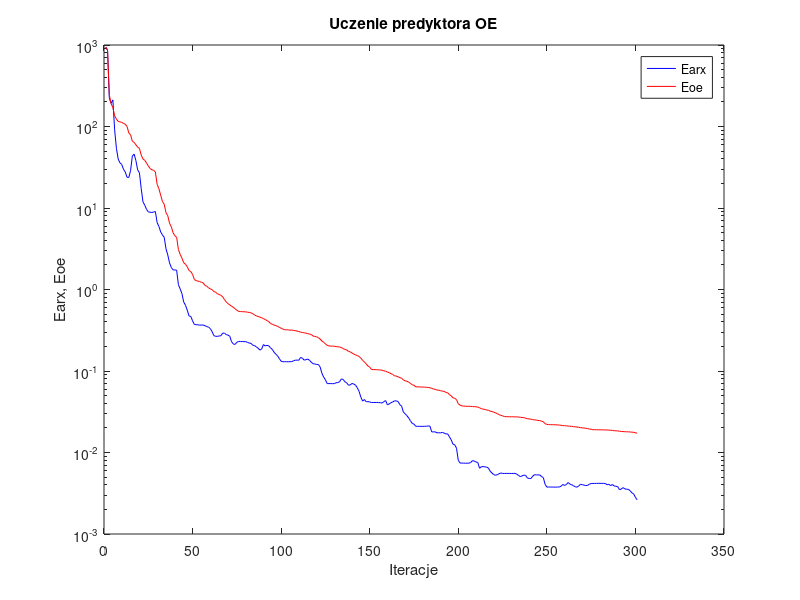
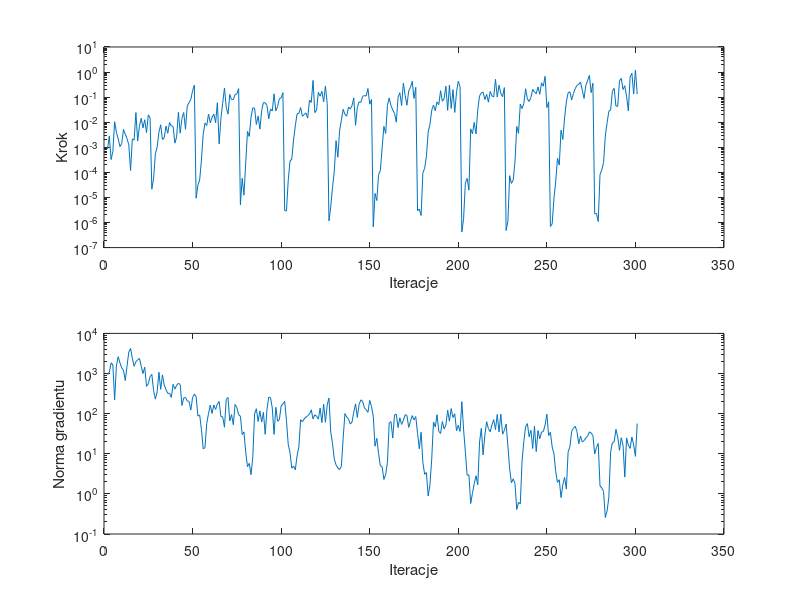

MATLAB code to generate these figures, in order:
%uczenie predyktora oe
clear all;
n=0; farx(n+1)=9.437492e+002; foe(n+1)=9.434389e+002; wspucz(n+1)=0.000000e+000; ng(n+1)=0.000000e+000;
%odnowa zmiennej metryki
n=1; farx(n+1)=8.599896e+002; foe(n+1)=8.716626e+002; krok(n+1)=8.567570e-004; ng(n+1)=9.403270e+002;
n=2; farx(n+1)=2.230778e+002; foe(n+1)=2.454680e+002; krok(n+1)=2.849598e-003; ng(n+1)=1.060379e+003;
n=3; farx(n+1)=1.925798e+002; foe(n+1)=1.898113e+002; krok(n+1)=3.233551e-004; ng(n+1)=1.856833e+003;
n=4; farx(n+1)=2.120154e+002; foe(n+1)=1.710901e+002; krok(n+1)=6.791933e-004; ng(n+1)=1.633774e+003;
n=5; farx(n+1)=9.123208e+001; foe(n+1)=1.355086e+002; krok(n+1)=1.042882e-002; ng(n+1)=2.218770e+002;
n=6; farx(n+1)=5.411131e+001; foe(n+1)=1.233301e+002; krok(n+1)=3.968558e-003; ng(n+1)=1.539431e+003;
n=7; farx(n+1)=3.994201e+001; foe(n+1)=1.153979e+002; krok(n+1)=2.168031e-003; ng(n+1)=2.624824e+003;
n=8; farx(n+1)=3.583960e+001; foe(n+1)=1.138816e+002; krok(n+1)=1.066758e-003; ng(n+1)=1.842073e+003;
n=9; farx(n+1)=3.428057e+001; foe(n+1)=1.125816e+002; krok(n+1)=1.406933e-003; ng(n+1)=1.381734e+003;
n=10; farx(n+1)=2.987164e+001; foe(n+1)=1.091646e+002; krok(n+1)=5.167850e-003; ng(n+1)=1.200996e+003;
n=11; farx(n+1)=2.766949e+001; foe(n+1)=1.065827e+002; krok(n+1)=3.334617e-003; ng(n+1)=6.693781e+002;
n=12; farx(n+1)=2.383992e+001; foe(n+1)=1.002654e+002; krok(n+1)=2.224854e-003; ng(n+1)=1.532482e+003;
n=13; farx(n+1)=2.370806e+001; foe(n+1)=8.339139e+001; krok(n+1)=1.244450e-003; ng(n+1)=3.435408e+003;
n=14; farx(n+1)=2.876938e+001; foe(n+1)=7.913166e+001; krok(n+1)=1.191796e-004; ng(n+1)=4.223692e+003;
n=15; farx(n+1)=4.337577e+001; foe(n+1)=6.587911e+001; krok(n+1)=2.156451e-003; ng(n+1)=2.396664e+003;
n=16; farx(n+1)=4.587978e+001; foe(n+1)=6.392675e+001; krok(n+1)=1.934772e-003; ng(n+1)=1.514784e+003;
n=17; farx(n+1)=3.819540e+001; foe(n+1)=5.966500e+001; krok(n+1)=2.421456e-002; ng(n+1)=1.969734e+003;
n=18; farx(n+1)=2.931821e+001; foe(n+1)=5.568350e+001; krok(n+1)=1.775201e-003; ng(n+1)=2.195469e+003;
n=19; farx(n+1)=2.703164e+001; foe(n+1)=5.395233e+001; krok(n+1)=6.963555e-003; ng(n+1)=2.389095e+003;
n=20; farx(n+1)=1.733232e+001; foe(n+1)=4.472475e+001; krok(n+1)=1.432736e-002; ng(n+1)=1.521400e+003;
n=21; farx(n+1)=1.190210e+001; foe(n+1)=3.993966e+001; krok(n+1)=5.915258e-003; ng(n+1)=9.995165e+002;
n=22; farx(n+1)=1.083279e+001; foe(n+1)=3.846377e+001; krok(n+1)=1.254679e-002; ng(n+1)=1.435223e+003;
n=23; farx(n+1)=9.626717e+000; foe(n+1)=3.572150e+001; krok(n+1)=3.856372e-003; ng(n+1)=4.783058e+002;
n=24; farx(n+1)=8.972581e+000; foe(n+1)=3.292283e+001; krok(n+1)=1.966568e-002; ng(n+1)=5.562718e+002;
n=25; farx(n+1)=8.888102e+000; foe(n+1)=3.054733e+001; krok(n+1)=1.511671e-002; ng(n+1)=8.390918e+002;
%odnowa zmiennej metryki
n=26; farx(n+1)=8.802616e+000; foe(n+1)=2.945169e+001; krok(n+1)=2.139878e-005; ng(n+1)=9.526323e+002;
n=27; farx(n+1)=8.936217e+000; foe(n+1)=2.905878e+001; krok(n+1)=5.911806e-005; ng(n+1)=3.766968e+002;
n=28; farx(n+1)=9.044598e+000; foe(n+1)=2.765511e+001; krok(n+1)=5.465324e-004; ng(n+1)=2.296701e+002;
n=29; farx(n+1)=6.599681e+000; foe(n+1)=1.947165e+001; krok(n+1)=1.025539e-003; ng(n+1)=3.485453e+002;
n=30; farx(n+1)=5.938787e+000; foe(n+1)=1.726599e+001; krok(n+1)=3.937497e-003; ng(n+1)=1.077045e+003;
n=31; farx(n+1)=5.083740e+000; foe(n+1)=1.434473e+001; krok(n+1)=7.883344e-003; ng(n+1)=4.030024e+002;
n=32; farx(n+1)=4.677948e+000; foe(n+1)=1.198269e+001; krok(n+1)=2.043687e-003; ng(n+1)=9.210505e+002;
n=33; farx(n+1)=4.364669e+000; foe(n+1)=1.109812e+001; krok(n+1)=2.415320e-003; ng(n+1)=5.164396e+002;
n=34; farx(n+1)=3.155213e+000; foe(n+1)=8.751103e+000; krok(n+1)=6.956269e-003; ng(n+1)=3.981350e+002;
n=35; farx(n+1)=2.655368e+000; foe(n+1)=8.040491e+000; krok(n+1)=3.621201e-003; ng(n+1)=3.189121e+002;
n=36; farx(n+1)=2.120238e+000; foe(n+1)=6.513609e+000; krok(n+1)=9.659422e-003; ng(n+1)=3.227588e+002;
n=37; farx(n+1)=1.863272e+000; foe(n+1)=5.881535e+000; krok(n+1)=7.088910e-003; ng(n+1)=2.537568e+002;
n=38; farx(n+1)=1.740554e+000; foe(n+1)=4.969361e+000; krok(n+1)=6.854056e-003; ng(n+1)=5.367396e+002;
n=39; farx(n+1)=1.736881e+000; foe(n+1)=4.566371e+000; krok(n+1)=1.463096e-003; ng(n+1)=4.098489e+002;
n=40; farx(n+1)=1.728867e+000; foe(n+1)=4.369570e+000; krok(n+1)=2.600344e-003; ng(n+1)=5.055666e+002;
n=41; farx(n+1)=1.144975e+000; foe(n+1)=3.099742e+000; krok(n+1)=2.477353e-002; ng(n+1)=5.728944e+002;
n=42; farx(n+1)=1.016034e+000; foe(n+1)=2.702476e+000; krok(n+1)=3.671029e-003; ng(n+1)=5.336917e+002;
n=43; farx(n+1)=8.898874e-001; foe(n+1)=2.420819e+000; krok(n+1)=1.417782e-002; ng(n+1)=1.599654e+002;
n=44; farx(n+1)=7.009552e-001; foe(n+1)=2.129958e+000; krok(n+1)=2.426108e-002; ng(n+1)=2.461703e+002;
n=45; farx(n+1)=6.398605e-001; foe(n+1)=2.044051e+000; krok(n+1)=5.242823e-003; ng(n+1)=2.530226e+002;
n=46; farx(n+1)=5.580042e-001; foe(n+1)=1.898769e+000; krok(n+1)=4.486711e-002; ng(n+1)=2.062343e+002;
n=47; farx(n+1)=4.736472e-001; foe(n+1)=1.707490e+000; krok(n+1)=6.021814e-002; ng(n+1)=2.030053e+002;
n=48; farx(n+1)=4.671550e-001; foe(n+1)=1.660873e+000; krok(n+1)=8.100548e-002; ng(n+1)=1.224668e+002;
n=49; farx(n+1)=4.130058e-001; foe(n+1)=1.533503e+000; krok(n+1)=1.775417e-001; ng(n+1)=2.500904e+002;
n=50; farx(n+1)=3.729701e-001; foe(n+1)=1.329417e+000; krok(n+1)=3.005969e-001; ng(n+1)=3.054744e+002;
%odnowa zmiennej metryki
n=51; farx(n+1)=3.699034e-001; foe(n+1)=1.282794e+000; krok(n+1)=9.331364e-006; ng(n+1)=2.676681e+002;
n=52; farx(n+1)=3.685655e-001; foe(n+1)=1.268570e+000; krok(n+1)=3.079778e-005; ng(n+1)=8.684793e+001;
n=53; farx(n+1)=3.653598e-001; foe(n+1)=1.252303e+000; krok(n+1)=4.937118e-005; ng(n+1)=9.262185e+001;
n=54; farx(n+1)=3.666553e-001; foe(n+1)=1.226932e+000; krok(n+1)=3.093608e-004; ng(n+1)=4.023944e+001;
n=55; farx(n+1)=3.671555e-001; foe(n+1)=1.205001e+000; krok(n+1)=3.262529e-003; ng(n+1)=1.325230e+001;
n=56; farx(n+1)=3.593246e-001; foe(n+1)=1.122377e+000; krok(n+1)=9.267996e-003; ng(n+1)=1.422796e+001;
n=57; farx(n+1)=3.509457e-001; foe(n+1)=1.097260e+000; krok(n+1)=7.385876e-003; ng(n+1)=5.750705e+001;
n=58; farx(n+1)=3.456908e-001; foe(n+1)=1.049014e+000; krok(n+1)=2.107682e-002; ng(n+1)=1.000714e+002;
n=59; farx(n+1)=3.312303e-001; foe(n+1)=1.018660e+000; krok(n+1)=9.409526e-003; ng(n+1)=1.628479e+002;
n=60; farx(n+1)=3.053095e-001; foe(n+1)=9.973685e-001; krok(n+1)=1.575380e-002; ng(n+1)=1.010418e+002;
n=61; farx(n+1)=2.718474e-001; foe(n+1)=9.436389e-001; krok(n+1)=2.096657e-002; ng(n+1)=1.645833e+002;
n=62; farx(n+1)=2.662692e-001; foe(n+1)=9.286367e-001; krok(n+1)=9.513276e-003; ng(n+1)=1.271742e+002;
n=63; farx(n+1)=2.662749e-001; foe(n+1)=8.859411e-001; krok(n+1)=5.985461e-002; ng(n+1)=1.729563e+002;
n=64; farx(n+1)=2.690193e-001; foe(n+1)=8.678833e-001; krok(n+1)=1.371344e-003; ng(n+1)=2.000286e+002;
n=65; farx(n+1)=2.710985e-001; foe(n+1)=8.494809e-001; krok(n+1)=1.417782e-002; ng(n+1)=8.415662e+001;
n=66; farx(n+1)=2.918262e-001; foe(n+1)=8.127664e-001; krok(n+1)=5.671128e-002; ng(n+1)=8.356563e+001;
n=67; farx(n+1)=2.909478e-001; foe(n+1)=7.528710e-001; krok(n+1)=2.317569e-001; ng(n+1)=4.579885e+001;
n=68; farx(n+1)=2.798845e-001; foe(n+1)=7.051569e-001; krok(n+1)=3.941187e-002; ng(n+1)=2.274346e+002;
n=69; farx(n+1)=2.758868e-001; foe(n+1)=6.707012e-001; krok(n+1)=2.097129e-002; ng(n+1)=2.530697e+002;
n=70; farx(n+1)=2.667887e-001; foe(n+1)=6.483036e-001; krok(n+1)=1.282857e-001; ng(n+1)=6.571157e+001;
n=71; farx(n+1)=2.289564e-001; foe(n+1)=6.226673e-001; krok(n+1)=7.959957e-002; ng(n+1)=9.477627e+001;
n=72; farx(n+1)=2.145092e-001; foe(n+1)=6.050786e-001; krok(n+1)=7.942915e-002; ng(n+1)=5.297491e+001;
n=73; farx(n+1)=2.119745e-001; foe(n+1)=5.808991e-001; krok(n+1)=1.271551e-001; ng(n+1)=1.697221e+002;
n=74; farx(n+1)=2.251135e-001; foe(n+1)=5.548363e-001; krok(n+1)=1.350863e-001; ng(n+1)=1.417462e+002;
n=75; farx(n+1)=2.304255e-001; foe(n+1)=5.393557e-001; krok(n+1)=2.188247e-001; ng(n+1)=9.395040e+001;
%odnowa zmiennej metryki
n=76; farx(n+1)=2.304441e-001; foe(n+1)=5.368171e-001; krok(n+1)=5.082078e-006; ng(n+1)=8.623662e+001;
n=77; farx(n+1)=2.295941e-001; foe(n+1)=5.343060e-001; krok(n+1)=5.788477e-005; ng(n+1)=3.002548e+001;
n=78; farx(n+1)=2.292250e-001; foe(n+1)=5.336576e-001; krok(n+1)=1.233369e-005; ng(n+1)=3.499915e+001;
n=79; farx(n+1)=2.292809e-001; foe(n+1)=5.316784e-001; krok(n+1)=2.349204e-004; ng(n+1)=1.087522e+001;
n=80; farx(n+1)=2.246836e-001; foe(n+1)=5.272441e-001; krok(n+1)=4.289834e-003; ng(n+1)=4.782887e+000;
n=81; farx(n+1)=2.201557e-001; foe(n+1)=5.222501e-001; krok(n+1)=2.701093e-003; ng(n+1)=5.760939e+000;
n=82; farx(n+1)=2.184430e-001; foe(n+1)=5.175548e-001; krok(n+1)=1.603572e-002; ng(n+1)=3.024529e+000;
n=83; farx(n+1)=2.072605e-001; foe(n+1)=5.044882e-001; krok(n+1)=3.766857e-002; ng(n+1)=8.309378e+000;
n=84; farx(n+1)=2.050114e-001; foe(n+1)=4.867774e-001; krok(n+1)=3.595477e-002; ng(n+1)=9.819903e+001;
n=85; farx(n+1)=1.977586e-001; foe(n+1)=4.749581e-001; krok(n+1)=8.085176e-003; ng(n+1)=1.325655e+002;
n=86; farx(n+1)=1.903040e-001; foe(n+1)=4.673664e-001; krok(n+1)=1.750226e-002; ng(n+1)=6.399810e+001;
n=87; farx(n+1)=1.804341e-001; foe(n+1)=4.582557e-001; krok(n+1)=5.318174e-003; ng(n+1)=1.169189e+002;
n=88; farx(n+1)=1.859652e-001; foe(n+1)=4.501785e-001; krok(n+1)=2.928765e-002; ng(n+1)=6.171548e+001;
n=89; farx(n+1)=2.108938e-001; foe(n+1)=4.391547e-001; krok(n+1)=6.105720e-002; ng(n+1)=1.079132e+002;
n=90; farx(n+1)=2.032106e-001; foe(n+1)=4.283285e-001; krok(n+1)=5.908701e-002; ng(n+1)=3.045029e+001;
n=91; farx(n+1)=2.062726e-001; foe(n+1)=4.151038e-001; krok(n+1)=4.655230e-002; ng(n+1)=1.263721e+002;
n=92; farx(n+1)=2.037642e-001; foe(n+1)=4.040651e-001; krok(n+1)=1.360047e-002; ng(n+1)=2.585350e+002;
n=93; farx(n+1)=1.923118e-001; foe(n+1)=3.826888e-001; krok(n+1)=3.389322e-002; ng(n+1)=2.503377e+002;
n=94; farx(n+1)=1.845021e-001; foe(n+1)=3.743372e-001; krok(n+1)=2.788482e-002; ng(n+1)=1.373065e+002;
n=95; farx(n+1)=1.697308e-001; foe(n+1)=3.664302e-001; krok(n+1)=1.357860e-001; ng(n+1)=3.046603e+001;
n=96; farx(n+1)=1.611561e-001; foe(n+1)=3.609709e-001; krok(n+1)=2.812841e-002; ng(n+1)=1.443603e+002;
n=97; farx(n+1)=1.532043e-001; foe(n+1)=3.525234e-001; krok(n+1)=4.256083e-002; ng(n+1)=6.470021e+001;
n=98; farx(n+1)=1.416778e-001; foe(n+1)=3.436103e-001; krok(n+1)=8.713251e-002; ng(n+1)=7.159832e+001;
n=99; farx(n+1)=1.315130e-001; foe(n+1)=3.344378e-001; krok(n+1)=9.233170e-002; ng(n+1)=1.550097e+002;
n=100; farx(n+1)=1.300060e-001; foe(n+1)=3.265963e-001; krok(n+1)=1.512759e-001; ng(n+1)=1.741329e+002;
%odnowa zmiennej metryki
n=101; farx(n+1)=1.300778e-001; foe(n+1)=3.211330e-001; krok(n+1)=2.969678e-006; ng(n+1)=2.032344e+002;
n=102; farx(n+1)=1.301057e-001; foe(n+1)=3.203440e-001; krok(n+1)=2.917199e-006; ng(n+1)=6.692588e+001;
n=103; farx(n+1)=1.298686e-001; foe(n+1)=3.195932e-001; krok(n+1)=4.743595e-005; ng(n+1)=1.716074e+001;
n=104; farx(n+1)=1.300836e-001; foe(n+1)=3.176983e-001; krok(n+1)=2.821900e-004; ng(n+1)=1.079051e+001;
n=105; farx(n+1)=1.303676e-001; foe(n+1)=3.173692e-001; krok(n+1)=3.383827e-004; ng(n+1)=4.383871e+000;
n=106; farx(n+1)=1.333662e-001; foe(n+1)=3.149230e-001; krok(n+1)=1.945533e-003; ng(n+1)=4.934062e+000;
n=107; farx(n+1)=1.358590e-001; foe(n+1)=3.125336e-001; krok(n+1)=7.172266e-003; ng(n+1)=3.987260e+000;
n=108; farx(n+1)=1.360525e-001; foe(n+1)=3.089772e-001; krok(n+1)=2.173419e-002; ng(n+1)=9.061710e+000;
n=109; farx(n+1)=1.355953e-001; foe(n+1)=3.047879e-001; krok(n+1)=2.243330e-002; ng(n+1)=1.477651e+001;
n=110; farx(n+1)=1.467917e-001; foe(n+1)=2.998631e-001; krok(n+1)=3.850210e-002; ng(n+1)=7.047814e+001;
n=111; farx(n+1)=1.435370e-001; foe(n+1)=2.966453e-001; krok(n+1)=1.725161e-002; ng(n+1)=6.283974e+001;
n=112; farx(n+1)=1.359273e-001; foe(n+1)=2.938807e-001; krok(n+1)=2.024365e-002; ng(n+1)=7.430121e+001;
n=113; farx(n+1)=1.376102e-001; foe(n+1)=2.920658e-001; krok(n+1)=2.340953e-002; ng(n+1)=8.169255e+001;
n=114; farx(n+1)=1.403238e-001; foe(n+1)=2.876398e-001; krok(n+1)=1.448480e-002; ng(n+1)=8.893770e+001;
n=115; farx(n+1)=1.353462e-001; foe(n+1)=2.836605e-001; krok(n+1)=7.588961e-002; ng(n+1)=9.736174e+001;
n=116; farx(n+1)=1.282606e-001; foe(n+1)=2.802780e-001; krok(n+1)=6.153853e-002; ng(n+1)=1.246898e+002;
n=117; farx(n+1)=1.229899e-001; foe(n+1)=2.684594e-001; krok(n+1)=4.641165e-001; ng(n+1)=7.388511e+001;
n=118; farx(n+1)=1.219670e-001; foe(n+1)=2.658695e-001; krok(n+1)=2.418485e-002; ng(n+1)=9.359017e+001;
n=119; farx(n+1)=1.203373e-001; foe(n+1)=2.628523e-001; krok(n+1)=3.045281e-002; ng(n+1)=8.586127e+001;
n=120; farx(n+1)=1.201759e-001; foe(n+1)=2.566504e-001; krok(n+1)=1.556123e-001; ng(n+1)=7.267030e+001;
n=121; farx(n+1)=1.121273e-001; foe(n+1)=2.461615e-001; krok(n+1)=1.088405e-001; ng(n+1)=1.374958e+002;
n=122; farx(n+1)=9.394061e-002; foe(n+1)=2.337028e-001; krok(n+1)=1.701816e-001; ng(n+1)=5.982720e+001;
n=123; farx(n+1)=8.419382e-002; foe(n+1)=2.249528e-001; krok(n+1)=6.533169e-002; ng(n+1)=1.707425e+002;
n=124; farx(n+1)=7.792191e-002; foe(n+1)=2.155880e-001; krok(n+1)=2.785672e-001; ng(n+1)=6.103091e+001;
n=125; farx(n+1)=7.007394e-002; foe(n+1)=2.063494e-001; krok(n+1)=5.625683e-002; ng(n+1)=1.652321e+002;
%odnowa zmiennej metryki
n=126; farx(n+1)=7.007816e-002; foe(n+1)=2.025344e-001; krok(n+1)=1.157983e-006; ng(n+1)=2.447295e+002;
n=127; farx(n+1)=7.008526e-002; foe(n+1)=2.023112e-001; krok(n+1)=4.316184e-006; ng(n+1)=3.475788e+001;
n=128; farx(n+1)=6.994474e-002; foe(n+1)=2.018947e-001; krok(n+1)=2.555890e-005; ng(n+1)=1.781165e+001;
n=129; farx(n+1)=7.000369e-002; foe(n+1)=2.015713e-001; krok(n+1)=1.089132e-004; ng(n+1)=7.353758e+000;
n=130; farx(n+1)=7.176691e-002; foe(n+1)=1.988495e-001; krok(n+1)=1.835515e-003; ng(n+1)=5.264674e+000;
n=131; farx(n+1)=7.206487e-002; foe(n+1)=1.985283e-001; krok(n+1)=4.053221e-004; ng(n+1)=4.417670e+000;
n=132; farx(n+1)=7.382035e-002; foe(n+1)=1.969212e-001; krok(n+1)=4.563662e-003; ng(n+1)=4.034436e+000;
n=133; farx(n+1)=7.996896e-002; foe(n+1)=1.943608e-001; krok(n+1)=1.193571e-002; ng(n+1)=4.913791e+000;
n=134; farx(n+1)=7.888499e-002; foe(n+1)=1.883027e-001; krok(n+1)=3.252259e-002; ng(n+1)=2.412949e+001;
n=135; farx(n+1)=7.373260e-002; foe(n+1)=1.836598e-001; krok(n+1)=2.079162e-002; ng(n+1)=1.001013e+002;
n=136; farx(n+1)=7.166880e-002; foe(n+1)=1.813853e-001; krok(n+1)=1.734832e-002; ng(n+1)=8.258904e+001;
n=137; farx(n+1)=6.691359e-002; foe(n+1)=1.741382e-001; krok(n+1)=4.017657e-002; ng(n+1)=7.412103e+001;
n=138; farx(n+1)=6.752331e-002; foe(n+1)=1.718832e-001; krok(n+1)=3.351559e-002; ng(n+1)=5.482035e+001;
n=139; farx(n+1)=7.034774e-002; foe(n+1)=1.663071e-001; krok(n+1)=4.559356e-002; ng(n+1)=6.147487e+001;
n=140; farx(n+1)=6.919724e-002; foe(n+1)=1.613715e-001; krok(n+1)=9.326940e-002; ng(n+1)=1.088700e+002;
n=141; farx(n+1)=6.710794e-002; foe(n+1)=1.576898e-001; krok(n+1)=7.530795e-003; ng(n+1)=1.758846e+002;
n=142; farx(n+1)=6.219450e-002; foe(n+1)=1.544623e-001; krok(n+1)=3.915074e-002; ng(n+1)=8.051036e+001;
n=143; farx(n+1)=5.615325e-002; foe(n+1)=1.507598e-001; krok(n+1)=6.504518e-002; ng(n+1)=1.689920e+002;
n=144; farx(n+1)=4.777009e-002; foe(n+1)=1.434732e-001; krok(n+1)=6.189726e-002; ng(n+1)=2.210175e+002;
n=145; farx(n+1)=4.274163e-002; foe(n+1)=1.350600e-001; krok(n+1)=1.076512e-001; ng(n+1)=2.022622e+002;
n=146; farx(n+1)=4.467990e-002; foe(n+1)=1.289997e-001; krok(n+1)=1.158784e-001; ng(n+1)=1.395344e+002;
n=147; farx(n+1)=4.202030e-002; foe(n+1)=1.223454e-001; krok(n+1)=1.101515e-001; ng(n+1)=1.247409e+002;
n=148; farx(n+1)=4.206077e-002; foe(n+1)=1.151791e-001; krok(n+1)=2.209722e-001; ng(n+1)=1.075370e+002;
n=149; farx(n+1)=4.174970e-002; foe(n+1)=1.115770e-001; krok(n+1)=5.234463e-002; ng(n+1)=2.134962e+002;
n=150; farx(n+1)=4.105503e-002; foe(n+1)=1.044117e-001; krok(n+1)=8.057849e-002; ng(n+1)=1.518611e+002;
%odnowa zmiennej metryki
n=151; farx(n+1)=4.105052e-002; foe(n+1)=1.041297e-001; krok(n+1)=6.741299e-007; ng(n+1)=8.619202e+001;
n=152; farx(n+1)=4.105307e-002; foe(n+1)=1.039772e-001; krok(n+1)=1.442554e-005; ng(n+1)=1.546117e+001;
n=153; farx(n+1)=4.110074e-002; foe(n+1)=1.037465e-001; krok(n+1)=7.530287e-006; ng(n+1)=2.425931e+001;
n=154; farx(n+1)=4.099696e-002; foe(n+1)=1.032959e-001; krok(n+1)=8.147699e-005; ng(n+1)=1.011417e+001;
n=155; farx(n+1)=4.090394e-002; foe(n+1)=1.031306e-001; krok(n+1)=1.186196e-004; ng(n+1)=4.987759e+000;
n=156; farx(n+1)=4.040741e-002; foe(n+1)=1.020688e-001; krok(n+1)=9.317073e-004; ng(n+1)=4.769301e+000;
n=157; farx(n+1)=4.217413e-002; foe(n+1)=1.003866e-001; krok(n+1)=6.832143e-003; ng(n+1)=2.286197e+000;
n=158; farx(n+1)=4.327839e-002; foe(n+1)=9.951435e-002; krok(n+1)=3.559503e-003; ng(n+1)=3.031968e+000;
n=159; farx(n+1)=3.841307e-002; foe(n+1)=9.707475e-002; krok(n+1)=4.681906e-002; ng(n+1)=6.083079e+000;
n=160; farx(n+1)=3.950291e-002; foe(n+1)=9.547589e-002; krok(n+1)=9.228634e-002; ng(n+1)=5.833290e+001;
n=161; farx(n+1)=4.085116e-002; foe(n+1)=9.270731e-002; krok(n+1)=4.568872e-002; ng(n+1)=6.330609e+001;
n=162; farx(n+1)=4.171262e-002; foe(n+1)=9.075251e-002; krok(n+1)=3.065020e-002; ng(n+1)=2.454247e+001;
n=163; farx(n+1)=4.306213e-002; foe(n+1)=8.721671e-002; krok(n+1)=2.243330e-002; ng(n+1)=9.407592e+001;
n=164; farx(n+1)=4.299651e-002; foe(n+1)=8.676905e-002; krok(n+1)=1.004449e-002; ng(n+1)=9.670090e+001;
n=165; farx(n+1)=4.227744e-002; foe(n+1)=8.497340e-002; krok(n+1)=9.781251e-002; ng(n+1)=4.496811e+001;
n=166; farx(n+1)=3.860353e-002; foe(n+1)=8.294910e-002; krok(n+1)=1.500061e-001; ng(n+1)=7.878425e+001;
n=167; farx(n+1)=3.709241e-002; foe(n+1)=8.173236e-002; krok(n+1)=4.639275e-002; ng(n+1)=5.384848e+001;
n=168; farx(n+1)=3.131337e-002; foe(n+1)=7.763438e-002; krok(n+1)=3.647485e-001; ng(n+1)=6.836400e+001;
n=169; farx(n+1)=2.984892e-002; foe(n+1)=7.581912e-002; krok(n+1)=1.160291e-001; ng(n+1)=9.419181e+001;
n=170; farx(n+1)=2.832884e-002; foe(n+1)=7.485602e-002; krok(n+1)=4.756755e-002; ng(n+1)=8.998339e+001;
n=171; farx(n+1)=2.653227e-002; foe(n+1)=7.294902e-002; krok(n+1)=1.755320e-001; ng(n+1)=4.538698e+001;
n=172; farx(n+1)=2.450121e-002; foe(n+1)=7.045257e-002; krok(n+1)=2.484430e-001; ng(n+1)=6.457387e+001;
n=173; farx(n+1)=2.275300e-002; foe(n+1)=6.787914e-002; krok(n+1)=4.268310e-001; ng(n+1)=8.935936e+001;
n=174; farx(n+1)=2.228717e-002; foe(n+1)=6.686146e-002; krok(n+1)=8.877087e-002; ng(n+1)=7.006132e+001;
n=175; farx(n+1)=2.095817e-002; foe(n+1)=6.398514e-002; krok(n+1)=2.464885e-001; ng(n+1)=8.429632e+001;
%odnowa zmiennej metryki
n=176; farx(n+1)=2.096179e-002; foe(n+1)=6.386073e-002; krok(n+1)=2.956550e-006; ng(n+1)=3.207365e+001;
n=177; farx(n+1)=2.095272e-002; foe(n+1)=6.381319e-002; krok(n+1)=3.445799e-006; ng(n+1)=1.327656e+001;
n=178; farx(n+1)=2.092447e-002; foe(n+1)=6.366321e-002; krok(n+1)=1.912851e-006; ng(n+1)=3.444157e+001;
n=179; farx(n+1)=2.093609e-002; foe(n+1)=6.345423e-002; krok(n+1)=9.580102e-005; ng(n+1)=6.071145e+000;
n=180; farx(n+1)=2.096118e-002; foe(n+1)=6.339563e-002; krok(n+1)=1.437732e-004; ng(n+1)=3.078613e+000;
n=181; farx(n+1)=2.099413e-002; foe(n+1)=6.305545e-002; krok(n+1)=4.261111e-004; ng(n+1)=3.396469e+000;
n=182; farx(n+1)=2.116752e-002; foe(n+1)=6.294441e-002; krok(n+1)=4.065324e-003; ng(n+1)=8.874188e-001;
n=183; farx(n+1)=2.107167e-002; foe(n+1)=6.237214e-002; krok(n+1)=8.252113e-003; ng(n+1)=1.688565e+000;
n=184; farx(n+1)=1.789971e-002; foe(n+1)=6.111802e-002; krok(n+1)=3.002384e-002; ng(n+1)=7.339760e+000;
n=185; farx(n+1)=1.791543e-002; foe(n+1)=6.015659e-002; krok(n+1)=4.840103e-002; ng(n+1)=6.175906e+001;
n=186; farx(n+1)=1.792866e-002; foe(n+1)=5.950665e-002; krok(n+1)=2.896961e-002; ng(n+1)=4.683729e+001;
n=187; farx(n+1)=1.742875e-002; foe(n+1)=5.839429e-002; krok(n+1)=6.486639e-002; ng(n+1)=9.406420e+001;
n=188; farx(n+1)=1.746371e-002; foe(n+1)=5.819109e-002; krok(n+1)=5.026897e-002; ng(n+1)=3.629669e+001;
n=189; farx(n+1)=1.741186e-002; foe(n+1)=5.720295e-002; krok(n+1)=1.809599e-001; ng(n+1)=3.196949e+001;
n=190; farx(n+1)=1.765341e-002; foe(n+1)=5.670239e-002; krok(n+1)=6.826594e-002; ng(n+1)=6.328161e+001;
n=191; farx(n+1)=1.731758e-002; foe(n+1)=5.627942e-002; krok(n+1)=8.732707e-002; ng(n+1)=4.138863e+001;
n=192; farx(n+1)=1.686473e-002; foe(n+1)=5.463513e-002; krok(n+1)=2.726979e-001; ng(n+1)=5.201883e+001;
n=193; farx(n+1)=1.694228e-002; foe(n+1)=5.396158e-002; krok(n+1)=2.972664e-002; ng(n+1)=1.218062e+002;
n=194; farx(n+1)=1.557117e-002; foe(n+1)=5.132369e-002; krok(n+1)=3.019693e-001; ng(n+1)=6.474749e+001;
n=195; farx(n+1)=1.431156e-002; foe(n+1)=4.955948e-002; krok(n+1)=3.535818e-002; ng(n+1)=1.336900e+002;
n=196; farx(n+1)=1.266299e-002; foe(n+1)=4.686817e-002; krok(n+1)=1.998171e-001; ng(n+1)=8.008210e+001;
n=197; farx(n+1)=1.242980e-002; foe(n+1)=4.620785e-002; krok(n+1)=2.447549e-002; ng(n+1)=9.920192e+001;
n=198; farx(n+1)=1.129563e-002; foe(n+1)=4.454639e-002; krok(n+1)=1.559050e-001; ng(n+1)=3.748290e+001;
n=199; farx(n+1)=8.013534e-003; foe(n+1)=3.957960e-002; krok(n+1)=4.306047e-001; ng(n+1)=5.128293e+001;
n=200; farx(n+1)=7.422768e-003; foe(n+1)=3.816983e-002; krok(n+1)=2.624788e-001; ng(n+1)=3.608005e+001;
%odnowa zmiennej metryki
n=201; farx(n+1)=7.414613e-003; foe(n+1)=3.730820e-002; krok(n+1)=4.184383e-007; ng(n+1)=1.984285e+002;
n=202; farx(n+1)=7.408872e-003; foe(n+1)=3.720079e-002; krok(n+1)=1.445890e-006; ng(n+1)=3.922293e+001;
n=203; farx(n+1)=7.390859e-003; foe(n+1)=3.691319e-002; krok(n+1)=3.859038e-005; ng(n+1)=1.113263e+001;
n=204; farx(n+1)=7.388682e-003; foe(n+1)=3.688727e-002; krok(n+1)=5.770216e-005; ng(n+1)=2.905679e+000;
n=205; farx(n+1)=7.393615e-003; foe(n+1)=3.687904e-002; krok(n+1)=1.953303e-005; ng(n+1)=2.990331e+000;
n=206; farx(n+1)=7.544725e-003; foe(n+1)=3.681398e-002; krok(n+1)=5.414124e-003; ng(n+1)=5.757757e-001;
n=207; farx(n+1)=7.946677e-003; foe(n+1)=3.663045e-002; krok(n+1)=3.442371e-003; ng(n+1)=1.032693e+000;
n=208; farx(n+1)=7.861326e-003; foe(n+1)=3.653214e-002; krok(n+1)=9.859841e-003; ng(n+1)=1.789939e+000;
n=209; farx(n+1)=7.637955e-003; foe(n+1)=3.637589e-002; krok(n+1)=3.427028e-003; ng(n+1)=2.819881e+000;
n=210; farx(n+1)=7.556472e-003; foe(n+1)=3.607688e-002; krok(n+1)=3.196395e-002; ng(n+1)=1.691250e+000;
n=211; farx(n+1)=6.416292e-003; foe(n+1)=3.544897e-002; krok(n+1)=1.115271e-001; ng(n+1)=1.965309e+001;
n=212; farx(n+1)=6.685036e-003; foe(n+1)=3.441704e-002; krok(n+1)=1.487872e-001; ng(n+1)=4.294541e+001;
n=213; farx(n+1)=6.733087e-003; foe(n+1)=3.407604e-002; krok(n+1)=1.582278e-001; ng(n+1)=9.340030e+000;
n=214; farx(n+1)=6.657993e-003; foe(n+1)=3.375654e-002; krok(n+1)=8.005809e-002; ng(n+1)=2.908872e+001;
n=215; farx(n+1)=6.619367e-003; foe(n+1)=3.321809e-002; krok(n+1)=1.288588e-001; ng(n+1)=6.316117e+001;
n=216; farx(n+1)=6.452468e-003; foe(n+1)=3.293930e-002; krok(n+1)=6.288276e-002; ng(n+1)=4.237689e+001;
n=217; farx(n+1)=5.889238e-003; foe(n+1)=3.218896e-002; krok(n+1)=1.686145e-001; ng(n+1)=3.545960e+001;
n=218; farx(n+1)=5.609665e-003; foe(n+1)=3.178038e-002; krok(n+1)=1.119739e-001; ng(n+1)=5.243481e+001;
n=219; farx(n+1)=5.357641e-003; foe(n+1)=3.126302e-002; krok(n+1)=1.011122e-001; ng(n+1)=7.093945e+001;
n=220; farx(n+1)=5.256795e-003; foe(n+1)=3.066164e-002; krok(n+1)=5.107206e-001; ng(n+1)=4.009148e+001;
n=221; farx(n+1)=5.344765e-003; foe(n+1)=2.997289e-002; krok(n+1)=1.005379e-001; ng(n+1)=9.527364e+001;
n=222; farx(n+1)=5.482750e-003; foe(n+1)=2.918348e-002; krok(n+1)=3.007188e-001; ng(n+1)=3.512917e+001;
n=223; farx(n+1)=5.612689e-003; foe(n+1)=2.857353e-002; krok(n+1)=1.422614e-001; ng(n+1)=9.732152e+001;
n=224; farx(n+1)=5.535143e-003; foe(n+1)=2.819295e-002; krok(n+1)=1.041001e-001; ng(n+1)=3.078641e+001;
n=225; farx(n+1)=5.536983e-003; foe(n+1)=2.762526e-002; krok(n+1)=2.405442e-001; ng(n+1)=3.809645e+001;
%odnowa zmiennej metryki
n=226; farx(n+1)=5.536975e-003; foe(n+1)=2.751345e-002; krok(n+1)=4.783629e-007; ng(n+1)=5.536100e+001;
n=227; farx(n+1)=5.538216e-003; foe(n+1)=2.749855e-002; krok(n+1)=1.130174e-006; ng(n+1)=1.580092e+001;
n=228; farx(n+1)=5.537496e-003; foe(n+1)=2.743145e-002; krok(n+1)=7.380789e-005; ng(n+1)=4.141706e+000;
n=229; farx(n+1)=5.535557e-003; foe(n+1)=2.742288e-002; krok(n+1)=3.631955e-005; ng(n+1)=1.888203e+000;
n=230; farx(n+1)=5.540164e-003; foe(n+1)=2.741027e-002; krok(n+1)=4.963293e-005; ng(n+1)=2.371373e+000;
n=231; farx(n+1)=5.538759e-003; foe(n+1)=2.736378e-002; krok(n+1)=2.613377e-004; ng(n+1)=1.821335e+000;
n=232; farx(n+1)=5.438062e-003; foe(n+1)=2.733807e-002; krok(n+1)=6.802533e-003; ng(n+1)=4.087834e-001;
n=233; farx(n+1)=5.230716e-003; foe(n+1)=2.728928e-002; krok(n+1)=3.595838e-003; ng(n+1)=6.162427e-001;
n=234; farx(n+1)=5.055393e-003; foe(n+1)=2.702830e-002; krok(n+1)=5.286105e-002; ng(n+1)=5.626752e-001;
n=235; farx(n+1)=5.170344e-003; foe(n+1)=2.692293e-002; krok(n+1)=3.500452e-002; ng(n+1)=6.545275e+000;
n=236; farx(n+1)=5.273963e-003; foe(n+1)=2.680053e-002; krok(n+1)=5.623415e-002; ng(n+1)=2.031137e+001;
n=237; farx(n+1)=5.245898e-003; foe(n+1)=2.633611e-002; krok(n+1)=2.158836e-001; ng(n+1)=4.750546e+001;
n=238; farx(n+1)=4.858138e-003; foe(n+1)=2.595962e-002; krok(n+1)=8.430727e-002; ng(n+1)=5.653173e+001;
n=239; farx(n+1)=4.807484e-003; foe(n+1)=2.582968e-002; krok(n+1)=6.739301e-002; ng(n+1)=2.652938e+001;
n=240; farx(n+1)=4.790136e-003; foe(n+1)=2.562354e-002; krok(n+1)=9.729904e-002; ng(n+1)=3.858611e+001;
n=241; farx(n+1)=5.112457e-003; foe(n+1)=2.534698e-002; krok(n+1)=2.031949e-001; ng(n+1)=1.352806e+001;
n=242; farx(n+1)=5.338778e-003; foe(n+1)=2.512391e-002; krok(n+1)=1.611570e-001; ng(n+1)=4.869221e+001;
n=243; farx(n+1)=5.319116e-003; foe(n+1)=2.504341e-002; krok(n+1)=1.365319e-001; ng(n+1)=1.134551e+001;
n=244; farx(n+1)=5.299458e-003; foe(n+1)=2.472398e-002; krok(n+1)=2.543102e-001; ng(n+1)=3.790498e+001;
n=245; farx(n+1)=5.313917e-003; foe(n+1)=2.465455e-002; krok(n+1)=1.293628e-001; ng(n+1)=2.367212e+001;
n=246; farx(n+1)=5.070162e-003; foe(n+1)=2.418205e-002; krok(n+1)=3.713045e-001; ng(n+1)=3.481715e+001;
n=247; farx(n+1)=4.919822e-003; foe(n+1)=2.382688e-002; krok(n+1)=2.733592e-001; ng(n+1)=3.593608e+001;
n=248; farx(n+1)=4.074717e-003; foe(n+1)=2.259243e-002; krok(n+1)=6.788102e-001; ng(n+1)=5.195992e+001;
n=249; farx(n+1)=3.759119e-003; foe(n+1)=2.212941e-002; krok(n+1)=3.818352e-002; ng(n+1)=9.670431e+001;
n=250; farx(n+1)=3.771543e-003; foe(n+1)=2.199021e-002; krok(n+1)=6.552688e-002; ng(n+1)=2.845690e+001;
%odnowa zmiennej metryki
n=251; farx(n+1)=3.769907e-003; foe(n+1)=2.195036e-002; krok(n+1)=6.958851e-007; ng(n+1)=3.430963e+001;
n=252; farx(n+1)=3.769010e-003; foe(n+1)=2.194028e-002; krok(n+1)=8.856239e-007; ng(n+1)=1.480751e+001;
n=253; farx(n+1)=3.762467e-003; foe(n+1)=2.189139e-002; krok(n+1)=9.203865e-006; ng(n+1)=1.002905e+001;
n=254; farx(n+1)=3.761767e-003; foe(n+1)=2.186450e-002; krok(n+1)=4.285449e-005; ng(n+1)=3.569799e+000;
n=255; farx(n+1)=3.767764e-003; foe(n+1)=2.180284e-002; krok(n+1)=3.691804e-004; ng(n+1)=1.932853e+000;
n=256; farx(n+1)=3.774122e-003; foe(n+1)=2.172734e-002; krok(n+1)=1.960919e-004; ng(n+1)=2.248711e+000;
n=257; farx(n+1)=3.855225e-003; foe(n+1)=2.160062e-002; krok(n+1)=4.788074e-003; ng(n+1)=8.102740e-001;
n=258; farx(n+1)=4.051253e-003; foe(n+1)=2.138232e-002; krok(n+1)=2.041615e-003; ng(n+1)=1.692113e+000;
n=259; farx(n+1)=3.943790e-003; foe(n+1)=2.134299e-002; krok(n+1)=1.477175e-002; ng(n+1)=2.569928e+000;
n=260; farx(n+1)=4.046573e-003; foe(n+1)=2.122199e-002; krok(n+1)=6.442938e-002; ng(n+1)=1.321204e+000;
n=261; farx(n+1)=4.283241e-003; foe(n+1)=2.113698e-002; krok(n+1)=1.495694e-001; ng(n+1)=1.116559e+001;
n=262; farx(n+1)=4.093100e-003; foe(n+1)=2.101446e-002; krok(n+1)=1.644497e-001; ng(n+1)=1.476362e+001;
n=263; farx(n+1)=4.031578e-003; foe(n+1)=2.095662e-002; krok(n+1)=7.729026e-002; ng(n+1)=3.647293e+001;
n=264; farx(n+1)=3.905360e-003; foe(n+1)=2.077155e-002; krok(n+1)=1.400181e-001; ng(n+1)=4.314649e+001;
n=265; farx(n+1)=3.805215e-003; foe(n+1)=2.063480e-002; krok(n+1)=2.176076e-001; ng(n+1)=4.844140e+001;
n=266; farx(n+1)=3.749806e-003; foe(n+1)=2.051183e-002; krok(n+1)=2.947483e-001; ng(n+1)=3.579080e+001;
n=267; farx(n+1)=3.893114e-003; foe(n+1)=2.038178e-002; krok(n+1)=3.224739e-001; ng(n+1)=1.780569e+001;
n=268; farx(n+1)=4.077705e-003; foe(n+1)=2.015948e-002; krok(n+1)=3.985391e-001; ng(n+1)=2.774870e+001;
n=269; farx(n+1)=4.023912e-003; foe(n+1)=2.007757e-002; krok(n+1)=1.874735e-001; ng(n+1)=1.966225e+001;
n=270; farx(n+1)=3.984634e-003; foe(n+1)=1.998722e-002; krok(n+1)=8.892157e-002; ng(n+1)=2.125391e+001;
n=271; farx(n+1)=3.925773e-003; foe(n+1)=1.981706e-002; krok(n+1)=2.974827e-001; ng(n+1)=2.489853e+001;
n=272; farx(n+1)=3.952265e-003; foe(n+1)=1.965960e-002; krok(n+1)=4.498732e-001; ng(n+1)=2.723479e+001;
n=273; farx(n+1)=4.086464e-003; foe(n+1)=1.941287e-002; krok(n+1)=7.382907e-001; ng(n+1)=3.520247e+001;
n=274; farx(n+1)=4.162123e-003; foe(n+1)=1.928657e-002; krok(n+1)=1.510272e-001; ng(n+1)=3.273048e+001;
n=275; farx(n+1)=4.173555e-003; foe(n+1)=1.904847e-002; krok(n+1)=3.589327e-001; ng(n+1)=2.860253e+001;
%odnowa zmiennej metryki
n=276; farx(n+1)=4.175327e-003; foe(n+1)=1.903697e-002; krok(n+1)=2.216383e-006; ng(n+1)=9.877588e+000;
n=277; farx(n+1)=4.178925e-003; foe(n+1)=1.901402e-002; krok(n+1)=2.300966e-006; ng(n+1)=1.431172e+001;
n=278; farx(n+1)=4.180996e-003; foe(n+1)=1.899779e-002; krok(n+1)=1.097253e-006; ng(n+1)=1.795958e+001;
n=279; farx(n+1)=4.182507e-003; foe(n+1)=1.897974e-002; krok(n+1)=8.074766e-005; ng(n+1)=1.575336e+000;
n=280; farx(n+1)=4.180971e-003; foe(n+1)=1.896663e-002; krok(n+1)=1.261442e-004; ng(n+1)=1.405826e+000;
n=281; farx(n+1)=4.178150e-003; foe(n+1)=1.894339e-002; krok(n+1)=2.445001e-004; ng(n+1)=1.153640e+000;
n=282; farx(n+1)=4.163844e-003; foe(n+1)=1.893559e-002; krok(n+1)=2.804195e-003; ng(n+1)=2.567888e-001;
n=283; farx(n+1)=4.022851e-003; foe(n+1)=1.888588e-002; krok(n+1)=9.533414e-003; ng(n+1)=3.743224e-001;
n=284; farx(n+1)=4.077397e-003; foe(n+1)=1.881244e-002; krok(n+1)=2.741202e-002; ng(n+1)=8.271659e-001;
n=285; farx(n+1)=3.917132e-003; foe(n+1)=1.876164e-002; krok(n+1)=3.106913e-002; ng(n+1)=1.093260e+001;
n=286; farx(n+1)=4.049461e-003; foe(n+1)=1.865501e-002; krok(n+1)=1.732520e-001; ng(n+1)=1.896044e+001;
n=287; farx(n+1)=3.883464e-003; foe(n+1)=1.850107e-002; krok(n+1)=2.230542e-001; ng(n+1)=1.975928e+001;
n=288; farx(n+1)=3.853443e-003; foe(n+1)=1.845198e-002; krok(n+1)=4.382471e-002; ng(n+1)=4.062542e+001;
n=289; farx(n+1)=3.813787e-003; foe(n+1)=1.840584e-002; krok(n+1)=4.312599e-002; ng(n+1)=2.594328e+001;
n=290; farx(n+1)=3.492313e-003; foe(n+1)=1.826557e-002; krok(n+1)=4.461571e-001; ng(n+1)=1.219141e+001;
n=291; farx(n+1)=3.562489e-003; foe(n+1)=1.813094e-002; krok(n+1)=5.596492e-001; ng(n+1)=2.506370e+001;
n=292; farx(n+1)=3.710205e-003; foe(n+1)=1.805873e-002; krok(n+1)=2.007487e-001; ng(n+1)=1.633167e+001;
n=293; farx(n+1)=3.581604e-003; foe(n+1)=1.799281e-002; krok(n+1)=2.840119e-001; ng(n+1)=2.630269e+000;
n=294; farx(n+1)=3.542331e-003; foe(n+1)=1.795249e-002; krok(n+1)=1.088038e-001; ng(n+1)=2.485197e+001;
n=295; farx(n+1)=3.531489e-003; foe(n+1)=1.793509e-002; krok(n+1)=2.835564e-002; ng(n+1)=1.637579e+001;
n=296; farx(n+1)=3.400531e-003; foe(n+1)=1.785735e-002; krok(n+1)=6.293018e-001; ng(n+1)=1.360487e+001;
n=297; farx(n+1)=3.200934e-003; foe(n+1)=1.775935e-002; krok(n+1)=8.923142e-001; ng(n+1)=2.610026e+001;
n=298; farx(n+1)=3.099931e-003; foe(n+1)=1.771869e-002; krok(n+1)=1.340009e-001; ng(n+1)=1.658825e+001;
n=299; farx(n+1)=2.816854e-003; foe(n+1)=1.746534e-002; krok(n+1)=1.182836e+000; ng(n+1)=8.624445e+000;
n=300; farx(n+1)=2.622070e-003; foe(n+1)=1.722282e-002; krok(n+1)=1.338049e-001; ng(n+1)=5.665316e+001;

figure; semilogy(farx,'b'); hold on; semilogy(foe,'r'); xlabel('Iteracje'); ylabel('Earx, Eoe'); legend('Earx','Eoe'); title('Uczenie predyktora OE');
figure; subplot(2,1,1); semilogy(krok); xlabel('Iteracje'); ylabel('Krok');
subplot(2,1,2); semilogy(ng); xlabel('Iteracje'); ylabel('Norma gradientu');
Earx=farx(n+1)
Eoe=foe(n+1)
